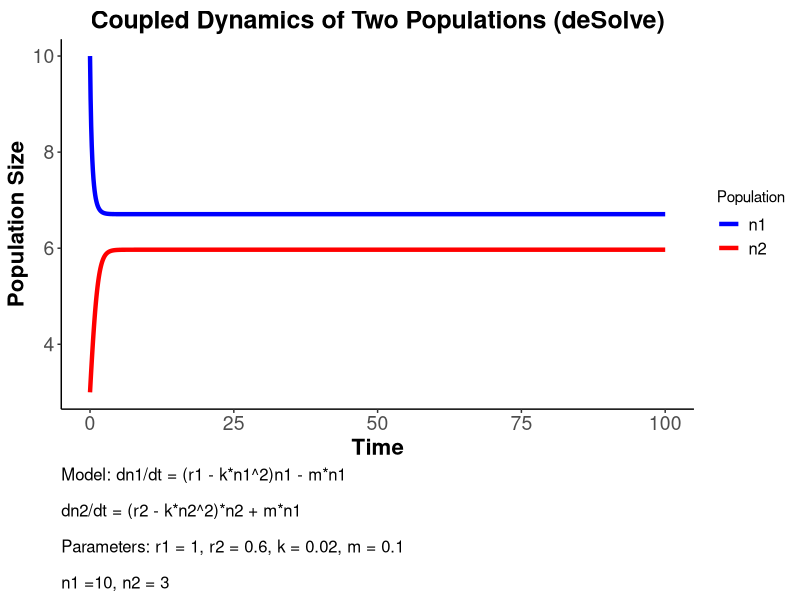

This figure's R source: (Note: this script raises an error after producing the figure.)
# This script simulates the coupled dynamics of n1 and n2 and plots them as function of time.

# Clear the environment 
rm(list = ls())

# Import necessary libraries
# Check if libraries are installed, install if not
if (!require(ggplot2)) {
  install.packages("ggplot2")
}
if (!require(deSolve)) {
  install.packages("deSolve")
}
if (!require(tidyr)) {
  install.packages("tidyr")
}
library(deSolve)  # Load package for solving differential equations
library(ggplot2) # Load package for creating plots
library(tidyr)   # Load package for data manipulation

# Define a function for the coupled population dynamics
coupled_dynamics = function(t, state, params) {
  # Unpack the parameters from the 'params' list
  r1 = params["r1"] # Intrinsic growth of population 1
  r2 = params["r2"] # Intrinsic growth of population 2
  k = params["k"] # Strength of density dependence
  m = params["m"] # One directional dispersal rate from population 1 to population 2 (proportion)
  
  # Access state variables from the 'state' list
  n1 = state["n1"]
  n2 = state["n2"]
  
  # Define the population dynamics equations
  # dn1dt: rate of change of population 1
  # dn2dt: rate of change of population 2
  dn1dt = (r1 - k * n1^2) * n1 - m * n1
  dn2dt = (r2 - k * n2^2) * n2 + m * n1
  
  # Return a list containing the rates of change
  return(list(c(dn1dt, dn2dt)))
}

# Set the parameters for the model
params = c(r1 = 1, r2 = 0.6, k = 0.02, m = 0.1)

# Define the initial population sizes for each population
initial_state = c(n1 = 10, n2 = 3)

# Define the time steps for the simulation
timevec = seq(0, 100, by = 0.1)  # Sequence from 0 to 100 with steps of 0.1

# Solve the differential equations using the 'ode' function from deSolve
output = ode(y = initial_state, times = timevec, func = coupled_dynamics, parms = params)

# Convert the output from the 'ode' function to a data frame
output_df = as.data.frame(output)

# Reshape the data frame for easier plotting with ggplot2
# tidyr's pivot_longer creates separate columns for n1 and n2
population_data = pivot_longer(output_df, cols = c("n1", "n2"), names_to = "Population", values_to = "Size")

# Create the plot using ggplot2
coupled_dynamics_plot = ggplot(data = population_data, aes(x = time, y = Size, color = Population)) +
  scale_color_manual(values = c("n1" = "blue", "n2" = "red")) +  # Set colors for each population
  geom_line(linewidth = 1.5) +                                  # Plot lines for each population
  labs(
    title = "Coupled Dynamics of Two Populations (deSolve)",
    x = "Time",
    y = "Population Size",
    caption = paste(
      "Model: dn1/dt = (r1 - k*n1^2)n1 - m*n1",
      "\ndn2/dt = (r2 - k*n2^2)*n2 + m*n1",
      "\nParameters: r1 = 1, r2 = 0.6, k = 0.02, m = 0.1",
      "\nn1 =10, n2 = 3",
      sep = "\n"
    )  # Combine model equations, parameters, and initial conditions in caption
  ) +
  theme_classic() +                                               # Use a classic theme
  theme(
    plot.title = element_text(hjust = 0.5, vjust = 0.5, face = "bold", size = 18),  # Center and style title
    axis.title = element_text(face = "bold", size = 16),                         # Style axis titles
    plot.caption = element_text(hjust = 0, size = 12),                         # Style caption
    legend.text = element_text(size=12),                      # Hide minor grid lines
    panel.grid.major = element_blank(),
    panel.grid.minor = element_blank(),
    axis.text = element_text(size=14)
  )


# Save the plot as a high resolution image
ggsave(plot = coupled_dynamics_plot,filename = "./scripts/final_exam/exam_plots/coupled_dynamics.png", width = 200, units = "mm" , dpi=600)

# Display the plot
print(coupled_dynamics_plot)
